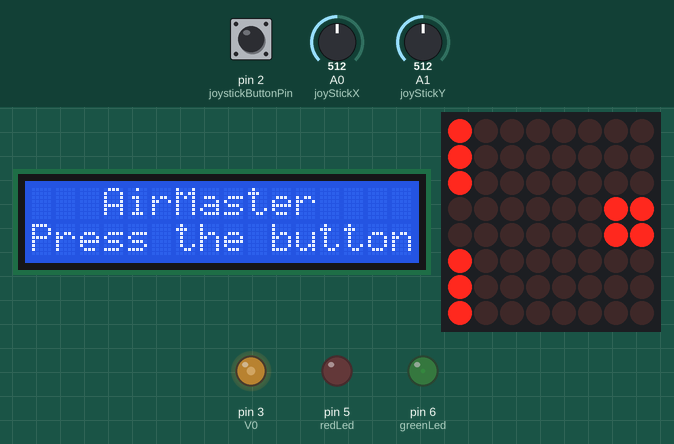
Simulated run of this sketch. Board: Arduino Uno, built with avr-gcc and run on an emulated ATmega328P. Shown: 16×2 character LCD, 8×8 LED matrix, output pins drawn as LEDs (lit = HIGH). Dashed ring = blinking. Inputs (shaded band) come from the test bench; at power-on: pin 2 (joystickButtonPin) LOW, A0 (joyStickX) = 512, A1 (joyStickY) = 512. Random numbers use the default seed unless the sketch sets one.

Above: at 1.2 s.
1.3 s: pin 2 (joystickButtonPin) pulled HIGH for 0.15 s
At 2.1 s:
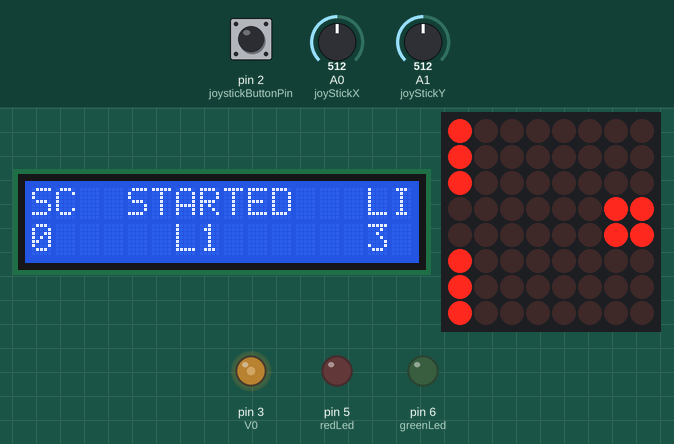
4.4 s: A0 (joyStickX) set to 544
7.4 s: A0 (joyStickX) set to 575
At 8.8 s:
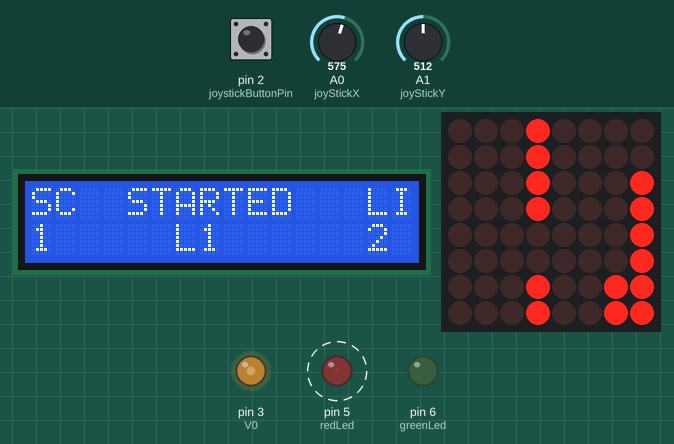
10.4 s: A0 (joyStickX) set to 477
13.4 s: A0 (joyStickX) set to 446
At 13.9 s:
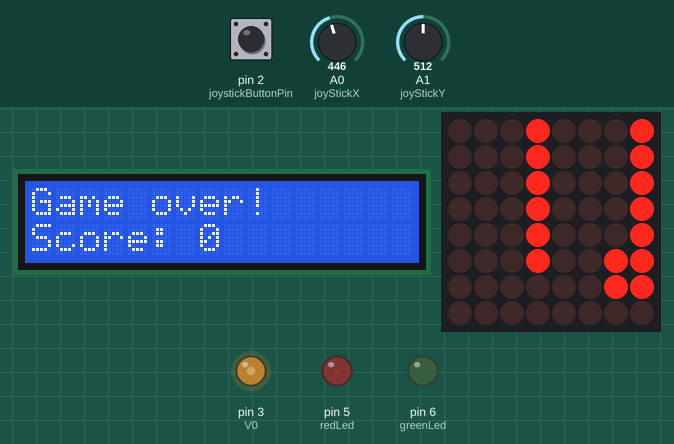
Timing chart, 0 to 16.1 s (numbered marks = the images above; inputs shaded):
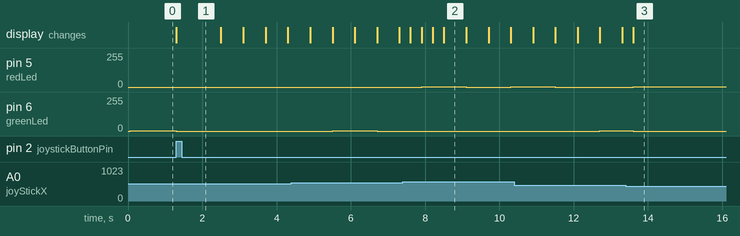

The sketch:

AirMaster.ino
```cpp
/******************************
 *  Game made by Grigore Dan  *
 * Inspired from my childhood *
 ******************************/

#include <LiquidCrystal.h>
#include "LedControl.h"

/*
 * RED led connected to pin 5
 * GREEN led connected to pin 6

 * Joystick
  pin A0 is connected to vertical movement (oX)
  pin A1 is connected to horizontal movement (oY)

 * LCD display
  pin 3 is connected to V0
  pin 4 is connected to RS
  pin 7 is connected to EN
  pin 8 is connected to D4
  pin 9 is connected to D5
  pin 10 is connected to D6
  pin 11 is connected to D7

 * DRIVER MAX7219
  pin 12 is connected to the DataIn
  pin A3 is connected to the CLK
  pin A4 is connected to LOAD

*/

typedef struct {
  int leftCol, topRow, rightCol, bottomRow;
  bool crashed;
} player;

typedef struct {
  int line, type, gate;
  unsigned long previousPipeMillis;
} pipeStructure;

const int RS = 4, EN = 7, D4 = 8, D5 = 9, D6 = 10, D7 = 11, V0 = 3;
LiquidCrystal lcd(RS, EN, D4, D5, D6, D7);

LedControl lc = LedControl(12, A3, A4, 1);
const int joyStickX = A0;
const int joyStickY = A1;
const int joystickButtonPin = 2;

// numbers that represent the gap in the pipe
const int possiblePipeGeneration[] = {63, 159, 207, 231, 243, 249, 252};

bool gameState = false;
bool joystickButtonState;
bool buttonPressed = false;
int redLed = 5;
int greenLed = 6;

int oX = 0, oY = 0;
player airplane;
pipeStructure firstPipe, secondPipe;

int previousRandomNumber = 3;
int pipeLine = 0, pipeType = 231;
int pipeSpeed = 600;
int airplaneSpeed = pipeSpeed / 2;
int generationInterval = 3000;
int pipeNumbers = 0;
int targetTime = pipeSpeed * 6; // Generate first appearance of 2nd pipe.
int blinkDuration = 600;
int numberOfLives = 3;
int firstGeneration = 1;
int level = 1;

unsigned long currentMillis = 0;             // stores the value of millis() in each iteration of loop()
unsigned long previousAirplaneMillis = 0;    // will store last time airplane was updated
unsigned long previousBlinkMillis = 0;
unsigned long previousPipeMillis = 0;
unsigned long previousGeneratingTime = 0;
unsigned long auxMillis = 0; // stores the time that passed before the button was pressed
unsigned long previousColissionMillis = 0;
bool colissionState = false;

void setup()
{
  // LCD setup
  analogWrite(V0, 100);
  lcd.begin(16, 2);

  lcd.setCursor(3, 0);
  lcd.print("AirMaster");
  lcd.setCursor(0, 1);
  lcd.print("Press the button");

  // LED setup
  pinMode(redLed, OUTPUT);
  pinMode(greenLed, OUTPUT);

  analogWrite(greenLed, 1);

  // Driver setup
  lc.shutdown(0, false);
  lc.setIntensity(0, 3);
  lc.clearDisplay(0);

  // Joystick setup
  pinMode(joystickButtonPin, INPUT);
  randomSeed(analogRead(6)); // generate random sequence at each start.

  // Airplane setup (starting position)
  airplane = {3, 6, 4, 7, false};
  //Turning on the LEDs for the plane.
  lc.setLed(0, airplane.leftCol, airplane.topRow, true);
  lc.setLed(0, airplane.rightCol, airplane.bottomRow, true);
  lc.setLed(0, airplane.leftCol, airplane.bottomRow, true);
  lc.setLed(0, airplane.rightCol, airplane.topRow, true);

  // Pipe setup
  // First pipe with the gap in the middle (like the airplane's position).
  firstPipe = {0, possiblePipeGeneration[3], 3, 0};
  lc.setColumn(0, firstPipe.line, firstPipe.type);

  // Console debugging
//  Serial.begin(9600);
}

void loop()
{
  if (!gameState)
  {
    joystickButtonState = digitalRead(joystickButtonPin);
    auxMillis = millis();
    if (joystickButtonState == HIGH && !buttonPressed)
    {
      analogWrite(greenLed, 0);
      gameState = true;
      buttonPressed = true;
      lcd.clear();
      lcd.setCursor(0, 0);
      lcd.print("SC  STARTED   LI"); // Score label
      lcd.setCursor(0, 1);
      lcd.print(pipeNumbers);
      lcd.setCursor(6, 1);
      lcd.print("L");
      lcd.setCursor(7, 1);
      lcd.print(level);
      lcd.setCursor(14, 1);
      lcd.print(numberOfLives);
    }
    else
      gameState = false;
  }
  else
  {
    // currentMillis = millis() - auxMillis - abs(numberOfLives - 3) * 600;
    currentMillis = millis() - auxMillis;
    movePipe(firstPipe);
    if (secondPipe.type != 0)
      movePipe(secondPipe);

    // Generation of 2nd pipe (used a single time in the beginning of the game)
    if (currentMillis > firstGeneration * targetTime)
    {
      if (firstGeneration % 2 == 1)
      {
        secondPipe.previousPipeMillis = firstPipe.previousPipeMillis - pipeSpeed;
        generatePipe(secondPipe);
        movePipe(secondPipe);
        firstGeneration++;
      }
    }

     // Colission conditions
    if (colission(firstPipe.line, firstPipe.gate) == true && airplane.crashed == false || colission(secondPipe.line, secondPipe.gate) == true)
    {
      if (numberOfLives > 0)
      {
        if (currentMillis - previousColissionMillis >= 2 * pipeSpeed)
        {
          numberOfLives --;
          pipeNumbers -- ; // if you lose a life, the score doesn't increase
          lcd.setCursor(14, 1);
          lcd.print(numberOfLives);

          previousColissionMillis = currentMillis;
        }
      }
      else
      {
        analogWrite(greenLed, 0);
        analogWrite(redLed, 1);

        gameState = false;

        lcd.clear();
        lcd.setCursor(0, 0);
        lcd.print("Game over!");
        lcd.setCursor(0, 1);
        lcd.print("Score:");
        lcd.setCursor(7, 1);
        lcd.print(pipeNumbers);
      }
      colissionState = true;
    }

    // When the airplane is in the pipe, the green LED is turned on
    if (firstPipe.line == 7 || secondPipe.line == 7)
      if (!colissionState)
        analogWrite(greenLed, 1);
      else
        analogWrite(redLed, 1);
    // When its out of matrix, it generates another pipe.
    if (firstPipe.line == 9)
    {
      generatePipe(firstPipe);
      firstPipe.previousPipeMillis = secondPipe.previousPipeMillis;
      movePipe(firstPipe);

      pipeNumbers ++;

      lcd.setCursor(0, 1);
      lcd.print(pipeNumbers);
      analogWrite(greenLed, 0); // turning off the green led which I opened while the plane was in the pipe
      analogWrite(redLed, 0);

      colissionState = false;
    }

    if (secondPipe.line == 9) // -------------------------------------------------
    {
      secondPipe.previousPipeMillis = firstPipe.previousPipeMillis;
      generatePipe(secondPipe);
      movePipe(secondPipe);

      pipeNumbers++;

      lcd.setCursor(0, 1);
      lcd.print(pipeNumbers);
      analogWrite(greenLed, 0);
      analogWrite(redLed, 0);

      colissionState = false;
    }

    // At 10 pipes, the pipe generation and airplane speed are increased
    if (pipeNumbers >= level * 10 && level <= 4) {
      pipeSpeed -= 100;
      airplaneSpeed = pipeSpeed / 2;
      level++;
      lcd.setCursor(7, 1);
      lcd.print(level);
    }

    moveThePlane();
  }

}

bool colission(int line, int gate)
{
  if (!(gate == airplane.leftCol && gate + 1 == airplane.rightCol) && (line == airplane.topRow + 1 || line == airplane.bottomRow + 1))
    return true;
  return false;
}

void movePipe(pipeStructure& x)
{
  if (currentMillis - x.previousPipeMillis >= pipeSpeed)
  {
    lc.setColumn(0, x.line - 1, 0);
    if (x.line <= 7)
      lc.setColumn(0, x.line, x.type);
    x.line++;
    reopen();
    x.previousPipeMillis += pipeSpeed;
  }
}

void generatePipe(pipeStructure& x)
{
  int randomNumber = random(100);
  randomNumber %= 7;

  // In order to not have an impossible move from pipe to pipe,
  // I let the distance between gates be maximum 4 units
  while (abs(previousRandomNumber - randomNumber) > 4)
    randomNumber = random(100) % 7;

  // while (previousRandomNumber == randomNumber)
  //   randomNumber = random(100) % 7;

  previousRandomNumber = randomNumber;
  x.type = possiblePipeGeneration[randomNumber];
  x.line = 0;
  x.gate = randomNumber;
  lc.setColumn(0, x.line, x.type); x.line++;
}

void moveThePlane()
{
  oX = map(analogRead(joyStickX), 0, 1023, -5, 6);
  oY = map(analogRead(joyStickY), 0, 1023, -5, 5);

  if (currentMillis - previousAirplaneMillis >= airplaneSpeed)
  {
    if (airplane.leftCol != 0 && oX < 0)
    {
      reset();
      airplane.leftCol--;
      airplane.rightCol --;
      reopen();
    }
    if (airplane.rightCol != 7 && oX > 0)
    {
      reset();
      airplane.leftCol++;
      airplane.rightCol++;
      reopen();
    }
    previousAirplaneMillis += airplaneSpeed;
  }
}

// Function to turn off the LEDs of the plane
void reset()
{
  lc.setLed(0, airplane.leftCol, airplane.topRow, false);
  lc.setLed(0, airplane.leftCol, airplane.bottomRow, false);
  lc.setLed(0, airplane.rightCol, airplane.bottomRow, false);
  lc.setLed(0, airplane.rightCol, airplane.topRow, false);
}

// Function to turn on the LEDs of the plane
void reopen()
{
  lc.setLed(0, airplane.leftCol, airplane.topRow, true);
  lc.setLed(0, airplane.leftCol, airplane.bottomRow, true);
  lc.setLed(0, airplane.rightCol, airplane.bottomRow, true);
  lc.setLed(0, airplane.rightCol, airplane.topRow, true);
}
```

Measured:
- the behaviour switches between 557 and 558 on A0 (joyStickX) (found by bisection; images 1 and 2)
- the behaviour switches between 465 and 464 on A0 (joyStickX) (found by bisection; images 2 and 3)
- after the input at 1.3 s, pin 6 (greenLed): 1/255 → 0/255 at once; the display: changes at once (image 1)
- after the input at 13.4 s, pin 5 (redLed): 0/255 → 1/255 after 0.20 s
- what the display in image 2 shows lasts 0.6 s, from 8.5 s to 9.1 s
